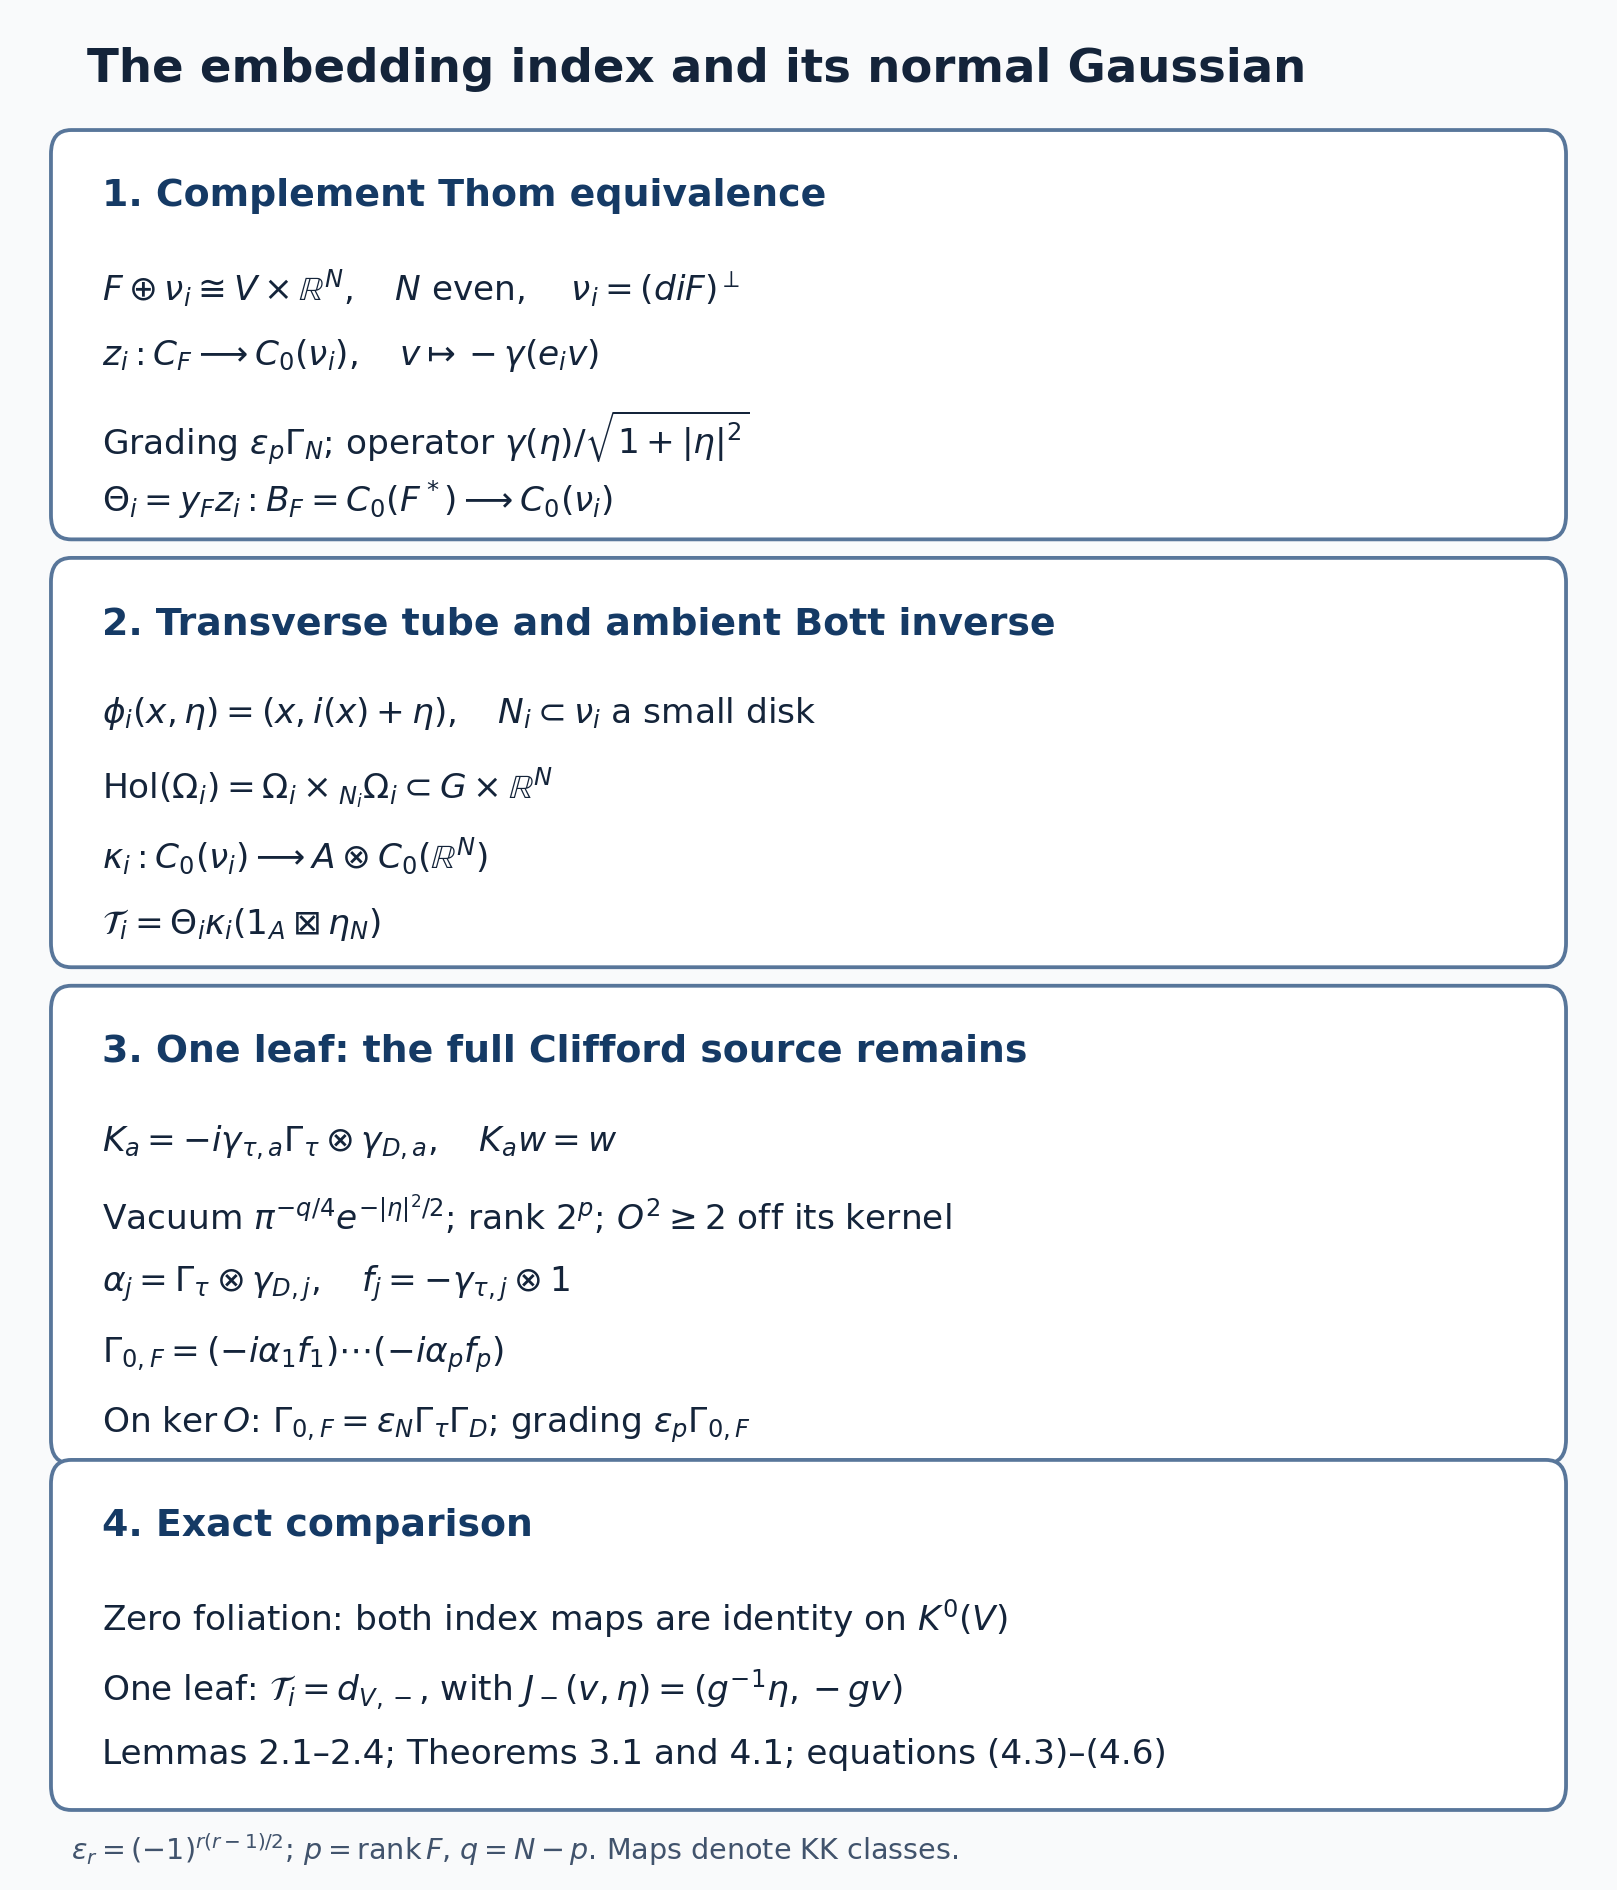

The Python source for this figure:
"""Reproduce the exact map diagram and check finite Clifford models."""
from pathlib import Path
import json
import numpy as np
import matplotlib
matplotlib.use('Agg')
import matplotlib.pyplot as plt
from matplotlib.patches import FancyBboxPatch
base=Path(__file__).resolve().parent
X=np.array([[0,1],[1,0]],complex);Y=np.array([[0,-1j],[1j,0]],complex);Z=np.diag([1,-1]).astype(complex);I=np.eye(2)
def kron(items):
    r=np.array([[1]],complex)
    for a in items:r=np.kron(r,a)
    return r
checks=[]
for N in (2,4,6):
    m=N//2;gs=[]
    for j in range(m):
        for a in (X,Y):gs.append(kron([Z]*j+[a]+[I]*(m-j-1)))
    d=2**m;eye=np.eye(d);big=np.eye(d*d);G=(-1j)**m*np.linalg.multi_dot(gs);epsN=(-1)**(N*(N-1)//2)
    for p in range(N+1):
        q=N-p;P=big.copy();vol=big.copy()
        for j in range(p):
            alpha=np.kron(G,gs[j]);f=-np.kron(gs[j],eye)
            vol=vol@(-1j*alpha@f)
        for a in range(p,N):
            K=-1j*np.kron(gs[a]@G,gs[a]);P=P@(big+K)/2
        err=np.linalg.norm((vol-epsN*np.kron(G,G))@P)
        assert np.linalg.norm(P@P-P)<1e-10 and abs(np.trace(P).real-2**p)<1e-9 and err<1e-10
        for j in range(p):
            assert np.linalg.norm(P@np.kron(G,gs[j])-np.kron(G,gs[j])@P)<1e-10
            assert np.linalg.norm(P@np.kron(gs[j],eye)-np.kron(gs[j],eye)@P)<1e-10
        checks.append(dict(N=N,p=p,q=q,kernel_rank=round(np.trace(P).real),volume_error=float(err)))
fig,ax=plt.subplots(figsize=(7.7,9.0))
fig.patch.set_facecolor('#f9fafb');ax.set_xlim(0,1);ax.set_ylim(0,1);ax.axis('off')
ax.text(.035,.985,'The embedding index and its normal Gaussian',ha='left',va='top',fontsize=16,weight='bold',color='#14243a')
def panel(y,height,title,lines):
    ax.add_patch(FancyBboxPatch((.02,y),.96,height,boxstyle='round,pad=0.008,rounding_size=0.013',facecolor='white',edgecolor='#58769a',linewidth=1.3))
    ax.text(.045,y+height-.018,title,va='top',fontsize=13,weight='bold',color='#153a65')
    for k,line in enumerate(lines):ax.text(.045,y+height-.066-.038*k,line,va='top',fontsize=11.8,color='#14243a')
panel(.727,.205,'1. Complement Thom equivalence',[
    r'$F\oplus\nu_i\cong V\times\mathbb{R}^N,\quad N$ even, $\quad\nu_i=(diF)^\perp$',
    r'$z_i:C_F\longrightarrow C_0(\nu_i),\quad v\mapsto-\gamma(e_iv)$',
    r'Grading $\epsilon_p\Gamma_N$; operator $\gamma(\eta)/\sqrt{1+|\eta|^2}$',
    r'$\Theta_i=y_Fz_i:B_F=C_0(F^*)\longrightarrow C_0(\nu_i)$'])
panel(.496,.205,'2. Transverse tube and ambient Bott inverse',[
    r'$\phi_i(x,\eta)=(x,i(x)+\eta),\quad N_i\subset\nu_i$ a small disk',
    r'$\operatorname{Hol}(\Omega_i)=\Omega_i\times_{N_i}\Omega_i\subset G\times\mathbb{R}^N$',
    r'$\kappa_i:C_0(\nu_i)\longrightarrow A\otimes C_0(\mathbb{R}^N)$',
    r'$\mathcal{T}_i=\Theta_i\kappa_i(1_A\boxtimes\eta_N)$'])
panel(.228,.242,'3. One leaf: the full Clifford source remains',[
    r'$K_a=-i\gamma_{\tau,a}\Gamma_\tau\otimes\gamma_{D,a},\quad K_aw=w$',
    r'Vacuum $\pi^{-q/4}e^{-|\eta|^2/2}$; rank $2^p$; $O^2\geq2$ off its kernel',
    r'$\alpha_j=\Gamma_\tau\otimes\gamma_{D,j},\quad f_j=-\gamma_{\tau,j}\otimes1$',
    r'$\Gamma_{0,F}=(-i\alpha_1f_1)\cdots(-i\alpha_pf_p)$',
    r'On $\ker O$: $\Gamma_{0,F}=\epsilon_N\Gamma_\tau\Gamma_D$; grading $\epsilon_p\Gamma_{0,F}$'])
panel(.041,.173,'4. Exact comparison',[
    r'Zero foliation: both index maps are identity on $K^0(V)$',
    r'One leaf: $\mathcal{T}_i=d_{V,-}$, with $J_-(v,\eta)=(g^{-1}\eta,-gv)$',
    'Lemmas 2.1–2.4; Theorems 3.1 and 4.1; equations (4.3)–(4.6)'])
ax.text(.025,.006,r'$\epsilon_r=(-1)^{r(r-1)/2}$; $p=\operatorname{rank}F$, $q=N-p$. Maps denote KK classes.',fontsize=9.8,color='#41536c')
fig.subplots_adjust(left=.02,right=.98,top=.99,bottom=.01)
for ext in ('png','svg'):fig.savefig(base/('KT-KK-23-embedding-index-gaussian.'+ext),dpi=210)
(base/'clifford-checks.json').write_text(json.dumps(checks,indent=2)+'\n',encoding='utf-8',newline='\n')
print(json.dumps(dict(clifford_cases=len(checks),figure='KT-KK-23-embedding-index-gaussian.png')))
